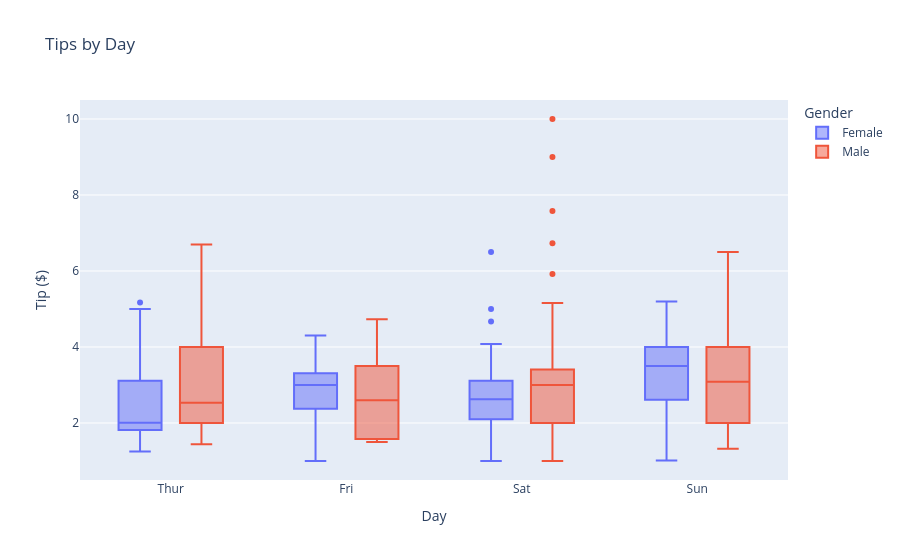

Notebook source saved alongside this figure:
### Code cell
# 6. Інтерактивний box plot: чайові за днями та статтю
# Створіть інтерактивний box plot для чайових за днями тижня з розбивкою за кольором по статі.
fig = px.box(df, x="day", y="tip", color="sex",
             title="Tips by Day",
             labels={"tip": "Tip ($)", "day": "Day", "sex": "Gender"},
             category_orders={'day': ['Thur', 'Fri', 'Sat', 'Sun']}
    
             )
fig.show()

### Figure 1 — Plotly figure (JSON) as saved in the notebook; plotly's stock layout.template omitted (floating-point values rounded to 4 significant figures; data arrays with more than 128 entries replaced by an {"elided": "..."} marker saying what was removed)
{"data": [{"alignmentgroup": "True", "hovertemplate": "Gender=Female<br>Day=%{x}<br>Tip ($)=%{y}<extra></extra>", "legendgroup": "Female", "marker": {"color": "#636efa"}, "name": "Female", "notched": false, "offsetgroup": "Female", "orientation": "v", "showlegend": true, "type": "box", "x": ["Sun", "Sun", "Sun", "Sun", "Sun", "Sun", "Sat", "Sat", "Sat", "Sat", "Sat", "Sat", "Sun", "Sun", "Sat", "Sat", "Sat", "Sat", "Sat", "Sat", "Sat", "Thur", "Thur", "Fri", "Fri", "Fri", "Fri", "Fri", "Sat", "Sat", "Sat", "Sat", "Sat", "Sun", "Sun", "Thur", "Thur", "Thur", "Thur", "Thur", "Thur", "Thur", "Thur", "Thur", "Thur", "Thur", "Thur", "Thur", "Thur", "Thur", "Thur", "Thur", "Thur", "Thur", "Thur", "Thur", "Thur", "Sun", "Sun", "Sun", "Sun", "Sun", "Sat", "Sat", "Sun", "Sun", "Sun", "Thur", "Thur", "Thur", "Thur", "Thur", "Thur", "Thur", "Sat", "Sat", "Sat", "Sat", "Sat", "Fri", "Fri", "Fri", "Fri", "Sat", "Sat", "Sat", "Thur"], "x0": " ", "xaxis": "x", "y": [1.01, 3.61, 5.0, 3.02, 1.67, 3.5, 2.75, 2.23, 3.0, 3.0, 2.45, 3.07, 2.6, 5.2, 1.5, 2.47, 1.0, 3.0, 3.14, 5.0, 2.2, 1.83, 5.17, 1.0, 4.3, 3.25, 2.5, 3.0, 2.5, 3.48, 4.08, 4.0, 1.0, 4.0, 3.5, 1.5, 1.8, 2.92, 1.68, 2.52, 4.2, 2.0, 2.0, 2.83, 1.5, 2.0, 3.25, 1.25, 2.0, 2.0, 2.75, 3.5, 5.0, 2.3, 1.5, 1.36, 1.63, 5.14, 3.75, 2.61, 2.0, 3.0, 1.61, 2.0, 4.0, 3.5, 3.5, 4.19, 5.0, 2.0, 2.01, 2.0, 2.5, 3.23, 2.23, 2.5, 6.5, 1.1, 3.09, 3.48, 3.0, 2.5, 2.0, 2.88, 4.67, 2.0, 3.0], "y0": " ", "yaxis": "y"}, {"alignmentgroup": "True", "hovertemplate": "Gender=Male<br>Day=%{x}<br>Tip ($)=%{y}<extra></extra>", "legendgroup": "Male", "marker": {"color": "#EF553B"}, "name": "Male", "notched": false, "offsetgroup": "Male", "orientation": "v", "showlegend": true, "type": "box", "x": {"elided": "157 str values"}, "x0": " ", "xaxis": "x", "y": {"elided": "157 float values"}, "y0": " ", "yaxis": "y"}], "layout": {"boxmode": "group", "legend": {"title": {"text": "Gender"}, "tracegroupgap": 0}, "title": {"text": "Tips by Day"}, "xaxis": {"anchor": "y", "categoryarray": ["Thur", "Fri", "Sat", "Sun"], "categoryorder": "array", "domain": [0, 1], "title": {"text": "Day"}}, "yaxis": {"anchor": "x", "domain": [0, 1], "title": {"text": "Tip ($)"}}}}
